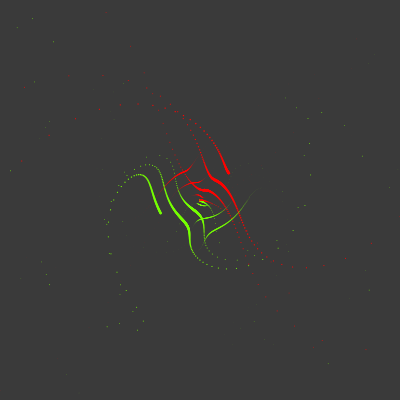
Frame 1 (no input)
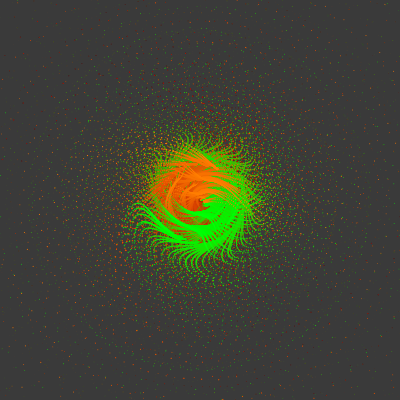
Frame 60 (the mouse pressed at the canvas centre just before this capture)
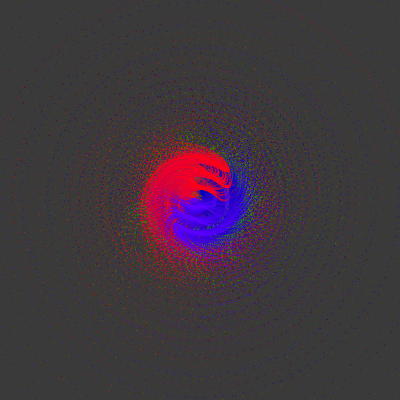
Frame 120 (the mouse held since frame 60 and released just before this capture)

The Processing sketch that drew these frames (run headless with seeded random() and noise(); from frame 60 on, the mouse is pressed at the canvas centre):

// Processing sketch: processing_175114
// ── processing_175114.pde

ArrayList<PVector> blah;

boolean PAUSED;
float SIZE;
float angle;
float hyp;
float phi = (1+sqrt(5))/9;
float T;
float C_Cycle;

void setup() {
  size(400, 400);
  smooth();
  background(58);
  noStroke();
  mouseX = width;
  mouseY = height;
}

void ColorIterate() {
  if (C_Cycle <= 254) {
    C_Cycle += 0.35;
  } else {
    C_Cycle = 0;
  }
}

void drawSpiral() {
  ColorIterate();
  for (int i=0; i<1200; i++) {
    float mx = map(mouseX, 0, width, 35, 45);
    float my = map(mouseY, 0, height, 1, 20);
    //float x = hyp * sin(angle) / cos(angle) * 10;
    float x = hyp * tan(angle) / cos(angle) * 10;  
    float y = hyp * atan2(-angle, 2);
    float x2 = hyp * tan(angle); 
    float y2 = hyp * atan2(angle, 2);

    x /= 19;

    //x += sin(T*1000)*800-mx;
    //y += atan2(T*1000, x)*1000-mx;

    my *= cos(angle);
    SIZE = angle/10*my +40+my * noise(C_Cycle)*10;
    angle += phi * 1.8/mx+0.001;
    hyp += 1.5;

    pushMatrix();
    translate(width/2, height/2);
    rectMode(CENTER);

    //rotate(sin(angle) / cos(angle));
    rotate(sin(angle/my) / cos(angle/(hyp/2)));
    rotate(hyp*angle/1000000);
    rotate(T*4);
    //scale(0.03-mx/1000);
    //scale(0.08-mx/420+mx/2000);
    scale(0.015);

    translate(noise(T*10000)*400, noise(T*10000)*400);

    colorMode(HSB);

    strokeWeight(8);  
    //stroke(C_Cycle + 155 % 255, 255, 255);

    //fill(0, 255, 255);
    fill(C_Cycle, 255, 255);
    rectMode(CENTER);
    rect(x, y, SIZE, SIZE, 40);
    fill(C_Cycle+65 % 255, 255, 255);
    rect(x2, y2, SIZE, SIZE, 40);

    //fill(C_Cycle+105 % 255, 255, 255);
    //rect(x, y2-y, SIZE, SIZE, 40);
    //rect(tan(x2), tan(x), SIZE, SIZE, 40);

    popMatrix();
  }
}

void draw() {
  noStroke();
  fill(0, 2);
  rect(0, 0, width*2, height*2);
  float my = map(mouseY, 0, height, 0, 0.025);
  T += my;
  //T += my+0.00125;
  //T += phi;
  angle = 0;
  hyp = 0;
  drawSpiral();
}

void mousePressed() {
  if (PAUSED) {
    pause();
  } else {
    C_Cycle = random(0, 255);
  }
}

void pause () {
  if (PAUSED) {
    PAUSED = false;
    loop();
  } else {
    noLoop();
    PAUSED = true;
  }
}

void keyPressed() {
  // Pause
  if (keyCode == 80) {
    pause();
  }
}
